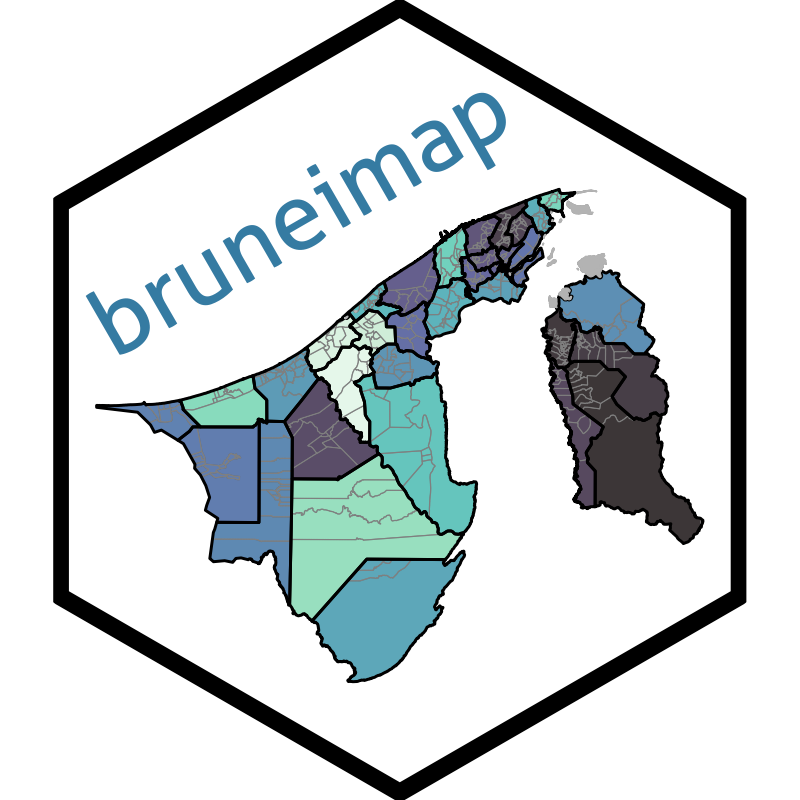

This chart was generated by the following R code:
library(bruneimap)
library(tidyverse)
library(hexSticker)

p <-
  ggplot(kpg_sf) +
  geom_sf(aes(fill = mukim), col = "gray50", alpha = 0.8) +
  geom_sf(data = mkm_sf, col = "black", lwd = 0.5, fill = NA) +
  geom_sf(data = filter(kpg_sf, is.na(mukim)), fill = "gray70", col = "gray70") +
  scale_fill_viridis_d(option = "mako") +
  theme_void() +
  theme_transparent() +
  theme(legend.position = "none")

s <-
  sticker(
    p, package = "bruneimap",
    s_x = 1, s_y = 0.91, s_width = 1.7, s_height = 1.7,
    p_x = 0.75, p_y = 1.48, p_size = 25, angle = 30,
    # p_family = "Roboto",
    p_fontface = "plain", p_color = "#357BA2FF",
    h_size = 3, h_fill = "white", h_color = "black",
    # spotlight = TRUE,
    filename = "inst/hexSticker.png", dpi = 300
  ); print(s)
ggsave("inst/hexSticker.png", dpi = 200, width = 4, height = 4)
